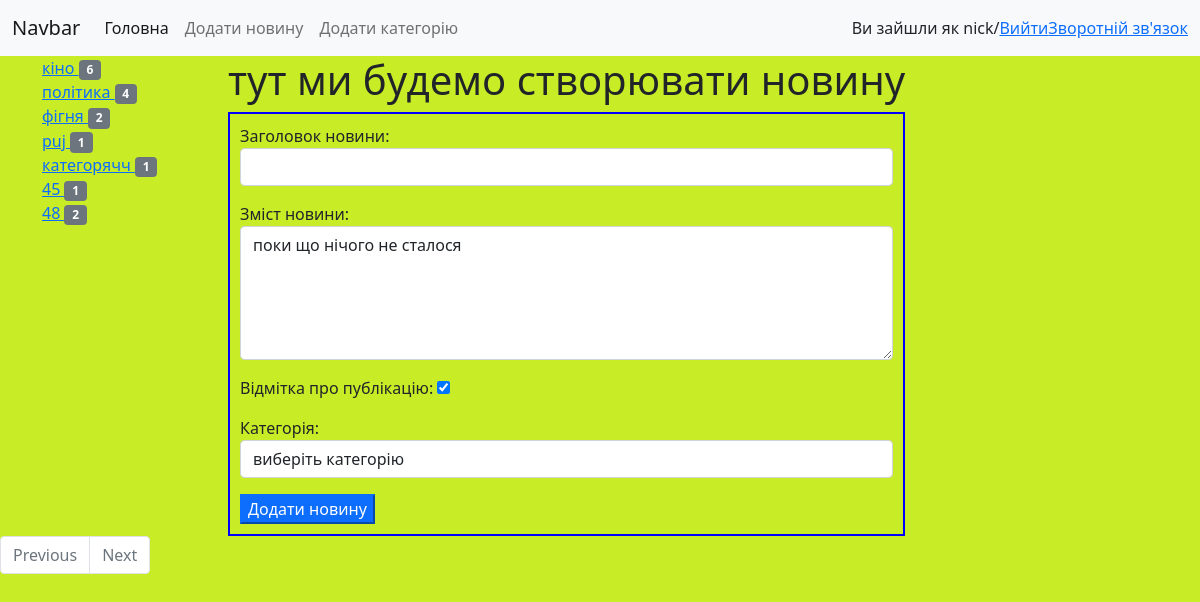
The app's page /functions/add_news/ (signed in) with its own data.
### myapp1/models.py (models this page shows)
class Category(models.Model):
    title = models.CharField(max_length=100, verbose_name='Найменування категорії')
    def get_absolute_url(self):
        return reverse('choosen_category', kwargs={'a_tag':self.pk})
    class Meta:
        verbose_name='Категорії'
        verbose_name_plural = 'Категорія'
    def __str__(self):
        return self.title

### myapp1/views.py (the view)
# urls.py: path('add_news/', add_news, name='add_news'),
@login_required(login_url='/admin/')
def add_news(request):
    if request.method == 'POST':
        form = NewNews(request.POST)
        if form.is_valid():
            print(form.cleaned_data)
            n = News.objects.create(**form.cleaned_data)
            return redirect('add_news')
    else:
        form = NewNews()
    return render(request, 'myapp1/add_news.html', {'form': form})

### myapp1/forms.py (shortened to what this page needs)
class NewNews(forms.Form):
    title = forms.CharField(label='Заголовок новини', widget=forms.TextInput(
        attrs={'class': 'form-control'}))
    content = forms.CharField(
        label='Зміст новини', initial='поки що нічого не сталося', required=False, widget=forms.Textarea(attrs={'class': 'form-control', 'rows': 5}))
    is_published = forms.BooleanField(
        label='Відмітка про публікацію', initial=True)
    category = forms.ModelChoiceField(
        queryset=Category.objects.all(), label='Категорія', empty_label='виберіть категорію', widget=forms.Select(attrs={'class': 'form-control'}))

### myapp1/templatetags/s_tags.py (called while the page is built)
@register.simple_tag
def get_categories():
    return Category.objects.annotate(news_number=Count('news', filter=F('news__is_published'))).filter( news_number__gt=0)

### myapp1/templates/myapp1/add_news.html (shortened to what this page needs)
{% extends 'base.html' %}
{% block sidebar %}
{% include 'inc/_sidebar.html' %}
{% endblock %}
{% block content %}
<div>
    <h1>тут ми будемо створювати новину</h1>
    <div style="border: blue 2px double; padding: 10px;" class="form-group">
        <form   method="post" class="form">
            {{form.as_p}}
            <button type="submit" class="btn-primary">Додати новину</button>
        </form>
    </div>
</div>
{% endblock %}

### templates/inc/_part.html (shortened to what this page needs)
<nav class="navbar navbar-expand-lg navbar-light bg-light">
    <div class="container-fluid">
        <a class="navbar-brand" href="/">Navbar</a>
        <div class="collapse navbar-collapse" id="navbarSupportedContent">
            <div class="navbar-nav">
                <a class="nav-link active" aria-current="page" href={% url 'all_category' %}>Головна</a>
                <a class="nav-link" href="{% url 'add_news' %}">Додати новину</a>
                {% if request.user.is_authenticated %}
                    <a class="nav-link" href="{% url 'add_category' %}">Додати категорію</a>
                {% endif %}
            </div>
        </div>
        {% if request.user.is_authenticated %}
                <span>Ви зайшли як {{user.username}}</span>/ <a href="{% url 'log_out' %}">Вийти</a>
                <br>
                <a href="{% url 'sending_mail' %}">Зворотній зв'язок</a>
            {% else %}
            <a href="{% url 'register' %}" class="navbar-text"> Реєстрація </a> / <a href="{% url 'log_in' %}"class="navbar-text"> Увійти </a>
            {% endif %}
    </div>
</nav>

### templates/inc/_sidebar.html
{% load s_tags %}
{% get_categories as categories %}
<div class='col-md-2' style="display: flex; flex-direction: column;">
    {% for item in categories %}
    <a href={{item.get_absolute_url}}  style="float: left;">{{item}}
         <span class="badge bg-secondary">{{item.news_number}}</span></a>
    {% endfor %}
</div>

### mysite/static/css/style.css (style rules this page uses)
body { background-color: rgb(200, 236, 38); }

### records on screen
Category: title "кіно", news_number "6"
Category: title "політика", news_number "4"
Category: title "фігня", news_number "2"
Category: title "puj", news_number "1"
Category: title "категорячч", news_number "1"
Category: title "45", news_number "1"
Category: title "48", news_number "2"

### other values on screen
{{ user.username }} "nick"
